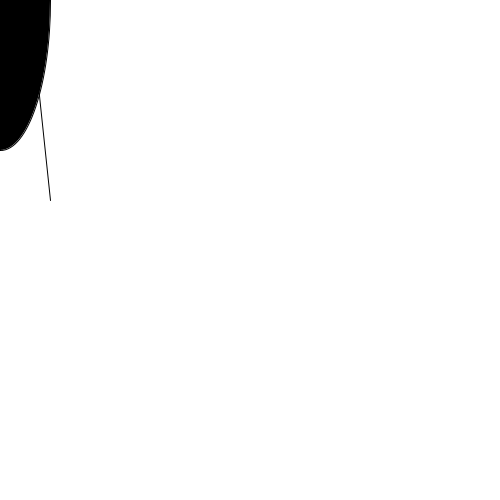
Frame 1 (no input)
Frame 60 (the mouse pressed at the canvas centre just before this capture): identical to frame 1, image omitted
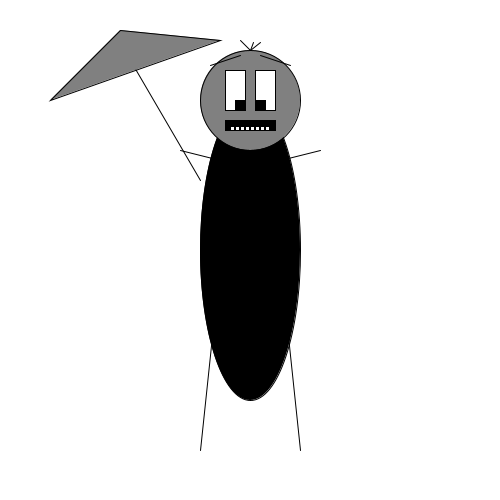
Frame 120 (the mouse held since frame 60 and released just before this capture)

The Processing sketch that drew these frames (run headless with seeded random() and noise(); from frame 60 on, the mouse is pressed at the canvas centre):

// Processing sketch: processing_122818
// ── processing_122818.pde

void setup() {
  size(500,500);
  background(255);
}

void draw() {
  background(255);
  ellipseMode(CENTER);
  stroke(0);
  fill(0);
  ellipse(mouseX, mouseY,100,300);
  fill(128);
  ellipse(mouseX, mouseY -150,100,100);
  fill(255);
  rect(mouseX -25, mouseY -180,20,40);
  rect(mouseX +5, mouseY -180,20,40);
  fill(0);
  rect(mouseX -25, mouseY -130,50,10);
  stroke(0);
  line(mouseX -40, mouseY -185,mouseX -10, mouseY -195);
  line(mouseX +40, mouseY -185,mouseX +10, mouseY -195);
  fill(0);
  rect(mouseX -15, mouseY -150,10,10);
  rect(mouseX +5, mouseY -150,10,10);
  fill(255);
  rect(mouseX -20, mouseY -124,4,4);
  rect(mouseX -15, mouseY -124,4,4);
  rect(mouseX -10, mouseY -124,4,4);
  rect(mouseX -5, mouseY -124,4,4);
  rect(mouseX, mouseY -124,4,4);
  rect(mouseX +5, mouseY -124,4,4);
  rect(mouseX +10, mouseY -124,4,4);
  rect(mouseX +15, mouseY -124,4,4);
  stroke(0);
  line(mouseX -30,mouseY +10, mouseX -50, mouseY +200);
  line(mouseX +30, mouseY +10, mouseX +50, mouseY +200);
  line(mouseX -30, mouseY -90, mouseX -70, mouseY -100);
  line(mouseX +30, mouseY -90, mouseX +70, mouseY -100);
  line(mouseX, mouseY -200, mouseX -10, mouseY -210);
  line(mouseX, mouseY -200, mouseX +10, mouseY -208);
  line(mouseX, mouseY -200, mouseX +3, mouseY -208);
  line(mouseX -120, mouseY -190, mouseX -50, mouseY -70);
  fill(128);
  triangle (mouseX -200,mouseY -150,mouseX -30,mouseY -210,mouseX -130,mouseY -220);
}
